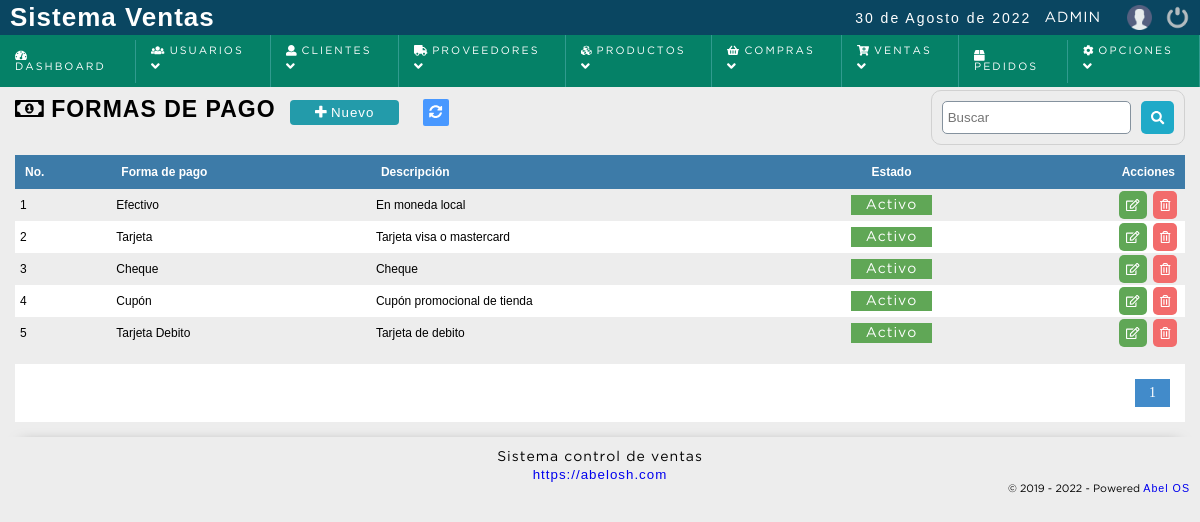
Page /sistema/forma_pago/forma_pago.php (signed in) on the committed database.
### tables this page shows
CREATE TABLE IF NOT EXISTS `tipo_pago` (
  `id_tipopago` int(11) NOT NULL AUTO_INCREMENT,
  `tipo_pago` varchar(50) NOT NULL,
  `descripcion` text NOT NULL,
  `date_add` datetime NOT NULL DEFAULT CURRENT_TIMESTAMP,
  `estatus` int(11) NOT NULL DEFAULT '1',
  PRIMARY KEY (`id_tipopago`)
);

### sistema/includes/functions.php (called while the page is built, shortened)
<?php
	function decrypt($string, $key) {
	   $result = '';
	   $string = base64_decode($string);
	   for($i=0; $i<strlen($string); $i++) {
	      $char = substr($string, $i, 1);
	      $keychar = substr($key, ($i % strlen($key))-1, 1);
	      $char = chr(ord($char)-ord($keychar));
	      $result.=$char;
	   }
	   return $result;
	}
 ?>

### sistema/forma_pago/forma_pago.php (the view, shortened to what this page needs)
<?php
	include "../../conexion.php";
	$sql_registe = mysqli_query($conection,"SELECT COUNT(*) as total_registro FROM tipo_pago WHERE estatus != 10 ");
	$result_register = mysqli_fetch_array($sql_registe);
	$total_registro = $result_register['total_registro'];
	$por_pagina = 100;
	if(empty($_GET['pagina']))
	{
		$pagina = 1;
	}else{
		$pagina = $_GET['pagina'];
	}
	$desde = ($pagina-1) * $por_pagina;
	$total_paginas = ceil($total_registro / $por_pagina);
	$query = mysqli_query($conection,"SELECT * FROM tipo_pago WHERE estatus != 10 ORDER BY id_tipopago ASC LIMIT $desde,$por_pagina
		");
 ?>
<!DOCTYPE html>
<html lang="en">
<head>
	<?php include "../includes/scripts.php"; ?>
</head>
<body>
	<?php include "../includes/header.php"; ?>
	<section id="container">
		<h1><i class="far fa-money-bill-alt"></i> Formas de pago</h1>
		<a href="#" class="btn_new btnNewFormaPago"><i class="fas fa-plus"></i> Nuevo </a>
		<a href="index.php" class="btnRefresh"><i class="fas fa-sync-alt" title="Actualizar"></i></a>
		<form action="buscar_forma_pago.php" method="get" class="form_search">
			<input type="text" name="busqueda" id="busqueda" placeholder="Buscar">
			<button type="submit" class="btn_search"><i class="fas fa-search"></i></button>
		</form>
	<div class="containerTable">
		<table>
			<tr>
				<th>No.</th>
				<th>Forma de pago</th>
				<th>Descripción</th>
				<th class="textcenter">Estado</th>
				<th class="textright">Acciones</th>
			</tr>
		<?php
			if($result > 0){
				while ($data = mysqli_fetch_array($query)) {
					if($data["estatus"] == 1){
						$estatus = '<span title="Desactivar Forma Pago" class="pagada activeUser" estado="'.$data["estatus"].'" onclick="modalActiveTipoPago('.$data["id_tipopago"].');">Activo</span>';
					}else{
						$estatus = '<span title="Activar Forma Pago" class="anulada activeUser" estado="'.$data["estatus"].'" onclick="modalActiveTipoPago('.$data["id_tipopago"].');">Inactivo</span>';
					}
			?>
				<tr id="item_<?php echo $data["id_tipopago"]; ?>" >
					<td><?php echo $data["id_tipopago"]; ?></td>
					<td class="rowTipoPago"><?php echo $data["tipo_pago"]; ?></td>
					<td class="rowDescripcion"><?php echo $data["descripcion"]; ?></td>
					<td class="rowEstado textcenter"><?php echo $estatus; ?></td>
					<td class="textright">
						<div class="div_acciones">
							<div>
								<a class="btn_edit btnEditTipoPago" href="#"><i class="far fa-edit"></i> </a>
							</div>
							<div>
								<a class="btn_del btnDelTipoPago" href="#" title="Eliminar"><i class="far fa-trash-alt"></i></a>
							</div>
						</div>
					</td>
				</tr>
		<?php
				}
			}else{
				echo '<tr><td colspan="5" align="center"><p><strong>No hay datos para mostrar</strong></p></td></tr>';
			}
		 ?>
		</table>
	</div>
<?php
	if($total_registro != 0)
	{
 ?>
		<div class="paginador">
			<ul>
			<?php
				for ($i=1; $i <= $total_paginas; $i++) {
					if($i == $pagina)
					{
						echo '<li class="pageSelected">'.$i.'</li>';
					}else{
						echo '<li><a href="?pagina='.$i.'">'.$i.'</a></li>';
					}
				}
			 ?>
			</ul>
		</div>
<?php } ?>
	</section>
	<?php include "../includes/footer.php"; ?>
</body>
</html>

### sistema/css/style.css (style rules this page uses)
* { margin: 0; padding: 0; box-sizing: border-box; }
body { background: #ededed; }
h1, h2, h3, h4, h5, h6 { font-family: 'arial'; font-weight: bold; letter-spacing: 1px; }
h1 { font-size: 26px; }
a { text-decoration: none; font-family: arial; letter-spacing: 1px; }
span { font-family: 'GothamBook'; letter-spacing: 1px; font-size: 14px; line-height: 20px; }
#container { padding: 90px 15px 15px; }
form { background: #FFF; margin: auto; padding: 20px 43px; border: 1px solid #d1d1d1; }
input,select,textarea { display: block; width: 100%; font-size: 10pt; padding: 5px; border: 1px solid #85929e; border-radius: 5px; }
.btnRefresh { margin-left: 10px; color: #FFF; font-size: 10pt; background:#4898ff; padding: 6px; border-radius: 2px; }
#container h1 { font-size: 23px; text-transform: uppercase; display: inline-block; }
.btn_new { display: inline-block; background: #239baa; color: #FFF; padding: 5px 25px; border-radius: 4px; border: 0; margin: 10px; cursor: pointer; font-size: 10pt; }
table { border-collapse: collapse; font-size: 9pt; font-family: 'arial'; width: 100%; }
table th { text-align: left; padding: 10px; background: #3d7ba8; color: #FFF; }
table tr:nth-child(odd) { background: #FFF; }
table td { padding: 2px 5px; }
.activeUser { cursor: pointer; }
.paginador ul { padding: 15px; list-style: none; background: #FFF; margin-top: 15px; display: -webkit-flex; display: -moz-flex; display: -ms-flex; display: -o-flex; display: flex; justify-content: flex-end; }
.paginador a, .pageSelected { color: #428bca; border: 1px solid #ddd; padding: 5px; display: inline-block; font-size: 14px; text-align: center; width: 35px; }
.pageSelected { color: #FFF; background: #428bca; border: 1px solid #428bca; }
.form_search { display: -webkit-flex; display: -moz-flex; display: -ms-flex; display: -o-flex; display: flex; float: right; background: initial; padding: 10px; border-radius: 10px; margin-bottom: 10px; }
.form_search .btn_search { background: #1faac8; color: #FFF; padding: 10px; border: 0; cursor: pointer; margin-left: 10px; display: -webkit-flex; display: -moz-flex; display: -ms-flex; display: -o-flex; display: flex; border-radius: 5px; }
.textright { text-align: right; }
.textcenter { text-align: center; }
.pagada, .anulada, .reserva { color: #FFF; background: #60a756; text-align: center; padding: 4px 15px; width: 100%; }
.div_acciones { display: -webkit-flex; display: -moz-flex; display: -ms-flex; display: -o-flex; display: flex; justify-content: flex-end; }
.btn_view, .btn_edit, .btn_del, .btn_add, .btn_sendEmail, .btn_print { background-color: #1faac8; border: 0; border-radius: 5px; cursor: pointer; padding: 7px; margin: 0 3px; color: #FFF; }
.div_acciones .btn_view, .div_acciones .btn_edit, .div_acciones .btn_del, .btn_add { display: block; }
.btn_edit { background-color: #60a756; }
.btn_del { background-color: #f26b6b; }

### rows in the picture
tipo_pago: id_tipopago "1", tipo_pago "Efectivo", descripcion "En moneda local"
tipo_pago: id_tipopago "2", tipo_pago "Tarjeta", descripcion "Tarjeta visa o mastercard"
tipo_pago: id_tipopago "3", tipo_pago "Cheque", descripcion "Cheque"
tipo_pago: id_tipopago "4", tipo_pago "Cupón", descripcion "Cupón promocional de tienda"
tipo_pago: id_tipopago "5", tipo_pago "Tarjeta Debito", descripcion "Tarjeta de debito"

### other values in the picture
fechaC() "30 de Agosto de 2022"
$_SESSION['user'] "ADMIN"
WEB_EMPRESA "https://abelosh.com"
